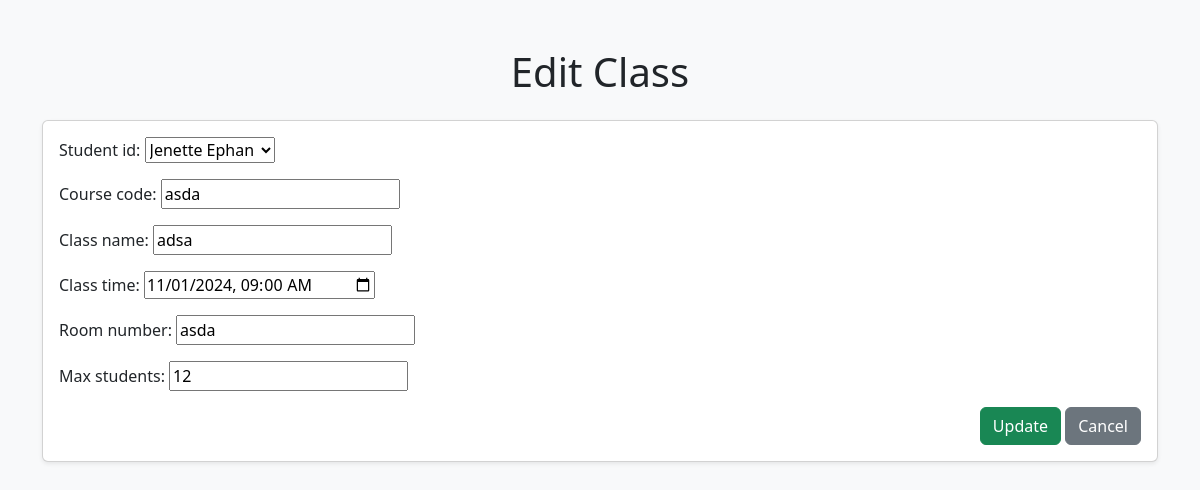
The page /classes/update/7/ (signed in) on the database its author committed.
### samsapp/models.py (models this page shows, shortened)
class Student(models.Model):
    student_id = models.AutoField(primary_key=True)  # Automatically increments
    student_fullname = models.CharField(max_length=50)
    student_email = models.EmailField(max_length=50)
    birth_date = models.DateField()
    enrollment_date = models.DateField()
    def __str__(self):
        return self.student_fullname

class Class(models.Model):
    class_id = models.AutoField(primary_key=True)  # Automatically increments
    student_id = models.ForeignKey('Student', on_delete=models.CASCADE)  # Relates to the Student model
    course_code = models.CharField(max_length=50)
    class_name = models.CharField(max_length=100)
    class_time = models.DateTimeField()
    room_number = models.CharField(max_length=10)
    max_students = models.IntegerField()

### samsapp/views.py (the view)
# urls.py: path('classes/update/<int:class_id>/', views.class_update, name='class_update'),
@login_required(login_url='login')
def class_update(request, class_id):
    class_instance = get_object_or_404(Class, pk=class_id)
    if request.method == "POST":
        form = ClassForm(request.POST, instance=class_instance)
        if form.is_valid():
            form.save()
            return redirect('class_list')
    else:
        form = ClassForm(instance=class_instance)
    return render(request, 'samsapp/class_form.html', {'form': form})

### samsapp/forms.py
class ClassForm(forms.ModelForm):
    class Meta:
        model = Class
        fields = ['student_id', 'course_code', 'class_name', 'class_time', 'room_number', 'max_students']
        widgets = {
            'class_time': forms.DateTimeInput(attrs={'type': 'datetime-local'}),
        }
    student_id = forms.ModelChoiceField(queryset=Student.objects.all(), empty_label="Select Student")

### samsapp/templates/samsapp/class_form.html (shortened to what this page needs)
<!DOCTYPE html>
<html lang="en">
<head>
    <link href="https://cdn.jsdelivr.net/npm/bootstrap@5.3.0-alpha1/dist/css/bootstrap.min.css" rel="stylesheet">
</head>
<body class="bg-light">
<div class="container mt-5">
    <h1 class="text-center mb-4">{% if form.instance.pk %}Edit Class{% else %}Add Class{% endif %}</h1>
    <div class="card shadow-sm">
        <div class="card-body">
            <form method="post">
                {{ form.as_p }}
                <div class="text-end">
                    <button type="submit" class="btn btn-success">{% if form.instance.pk %}Update{% else %}Save{% endif %}</button>
                    <a href="{% url 'class_list' %}" class="btn btn-secondary">Cancel</a>
                </div>
            </form>
        </div>
    </div>
</div>
</body>
</html>

### rows shown on the page
Student: student_id "Jenette Ephan"
Class: course_code "asda", class_name "adsa", class_time "11/01/2024 09:00", room_number "asda", max_students "12"
